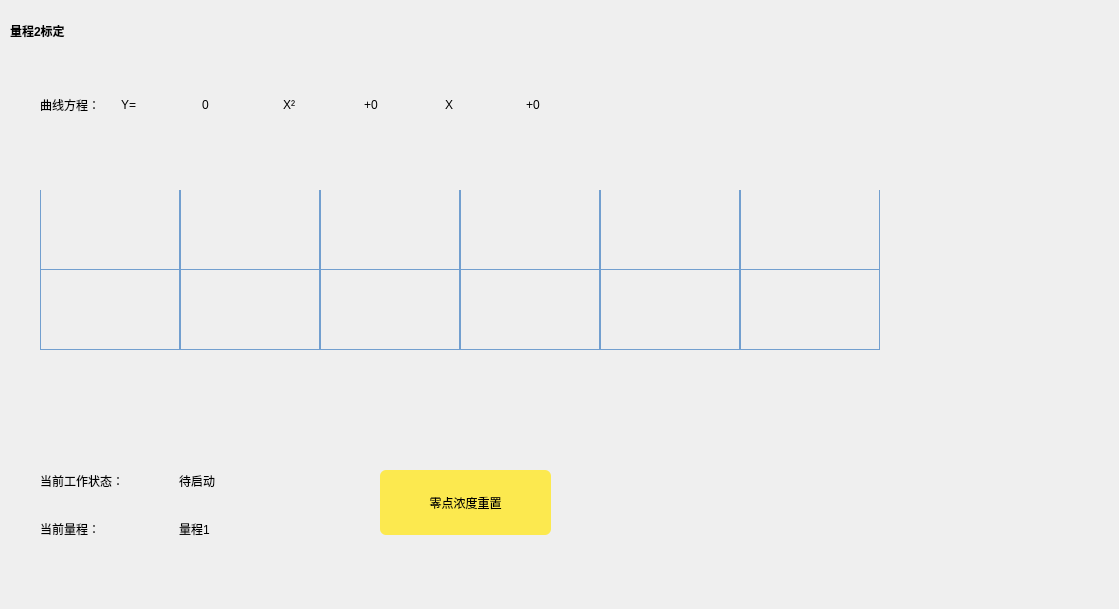
   <widget class="QWidget" name="page_2">
    <widget class="QLabel" name="label_18">
     <property name="geometry">
      <rect>
       <x>10</x>
       <y>10</y>
       <width>161</width>
       <height>41</height>
      </rect>
     </property>
     <property name="styleSheet">
      <string notr="true">background: transparent;
color: rgb(0, 0, 0);
font: 12pt &quot;Ubuntu&quot;;
font-weight: bold; </string>
     </property>
     <property name="text">
      <string>量程2标定</string>
     </property>
    </widget>
    <widget class="QWidget" name="widget_8" native="true">
     <property name="geometry">
      <rect>
       <x>810</x>
       <y>280</y>
       <width>300</width>
       <height>320</height>
      </rect>
     </property>
     <property name="styleSheet">
      <string notr="true">background: transparent;</string>
     </property>
    </widget>
    <widget class="QWidget" name="layoutWidget_2">
     <property name="geometry">
      <rect>
       <x>40</x>
       <y>60</y>
       <width>561</width>
       <height>89</height>
      </rect>
     </property>
     <layout class="QGridLayout" name="gridLayout_10">
      <item row="0" column="5">
       <widget class="QLabel" name="label_97">
        <property name="styleSheet">
         <string notr="true">background: transparent;
color: rgb(0, 0, 0);
font: 12pt &quot;Ubuntu&quot;;</string>
        </property>
        <property name="text">
         <string>X</string>
        </property>
       </widget>
      </item>
      <item row="0" column="2">
       <widget class="QLabel" name="label_12">
        <property name="styleSheet">
         <string notr="true">background: transparent;
color: rgb(0, 0, 0);
font: 12pt &quot;Ubuntu&quot;;</string>
        </property>
        <property name="text">
         <string>0</string>
        </property>
       </widget>
      </item>
      <item row="0" column="0">
       <widget class="QLabel" name="label_13">
        <property name="styleSheet">
         <string notr="true">background: transparent;
color: rgb(0, 0, 0);
font: 12pt &quot;Ubuntu&quot;;
</string>
        </property>
        <property name="text">
         <string>曲线方程：</string>
        </property>
       </widget>
      </item>
      <item row="0" column="4">
       <widget class="QLabel" name="label_99">
        <property name="styleSheet">
         <string notr="true">background: transparent;
color: rgb(0, 0, 0);
font: 12pt &quot;Ubuntu&quot;;</string>
        </property>
        <property name="text">
         <string>+0</string>
        </property>
       </widget>
      </item>
      <item row="0" column="6">
       <widget class="QLabel" name="label_100">
        <property name="styleSheet">
         <string notr="true">background: transparent;
color: rgb(0, 0, 0);
font: 12pt &quot;Ubuntu&quot;;</string>
        </property>
        <property name="text">
         <string>+0</string>
        </property>
       </widget>
      </item>
      <item row="0" column="1">
       <widget class="QLabel" name="label_19">
        <property name="styleSheet">
         <string notr="true">background: transparent;
color: rgb(0, 0, 0);
font: 12pt &quot;Ubuntu&quot;;</string>
        </property>
        <property name="text">
         <string>Y=</string>
        </property>
       </widget>
      </item>
      <item row="0" column="3">
       <widget class="QLabel" name="label_20">
        <property name="styleSheet">
         <string notr="true">background: transparent;
color: rgb(0, 0, 0);
font: 12pt &quot;Ubuntu&quot;;</string>
        </property>
        <property name="text">
         <string>X²</string>
        </property>
       </widget>
      </item>
     </layout>
    </widget>
    <widget class="QTableWidget" name="tableWidget_2">
     <property name="geometry">
      <rect>
       <x>40</x>
       <y>190</y>
       <width>1031</width>
       <height>271</height>
      </rect>
     </property>
     <property name="layoutDirection">
      <enum>Qt::LeftToRight</enum>
     </property>
     <property name="styleSheet">
      <string notr="true">  QTableWidget {
           background: transparent;
		gridline-color: rgb(114, 159, 207);     
	border-radius: 4px; 

 }
QTableWidget::item {
            background: transparent;
           padding: 5px;		
 			text-align: center;
			color: rgb(0, 0, 0);
 			border-left: 1px solid rgb(114, 159, 207);
}
 QHeaderView::section:horizontal {
		background: transparent;
      color: rgb(0, 0, 0);                 
       font-weight: bold;                            
      border: 1px solid rgb(114, 159, 207);
 border-radius: 4px;
	padding: 5px;
height: 50px;
 }
QHeaderView::section:vertical {
    background: transparent;
    color: rgb(0, 0, 0);
    font-weight: bold;
    border: 1px solid rgb(114, 159, 207);
    padding: 5px;
}
 QLineEdit {   
	background: rgb(114, 159, 207);
	color: rgb(239, 41, 41);
 border: 1px solid rgb(114, 159, 207);
 border-radius: 4px;
    }</string>
     </property>
     <property name="verticalScrollBarPolicy">
      <enum>Qt::ScrollBarAlwaysOff</enum>
     </property>
     <property name="horizontalScrollBarPolicy">
      <enum>Qt::ScrollBarAlwaysOff</enum>
     </property>
     <property name="sizeAdjustPolicy">
      <enum>QAbstractScrollArea::AdjustIgnored</enum>
     </property>
     <property name="columnCount">
      <number>6</number>
     </property>
     <attribute name="horizontalHeaderVisible">
      <bool>false</bool>
     </attribute>
     <attribute name="horizontalHeaderDefaultSectionSize">
      <number>140</number>
     </attribute>
     <attribute name="verticalHeaderVisible">
      <bool>false</bool>
     </attribute>
     <attribute name="verticalHeaderMinimumSectionSize">
      <number>50</number>
     </attribute>
     <attribute name="verticalHeaderDefaultSectionSize">
      <number>80</number>
     </attribute>
     <row>
      <property name="text">
       <string>新建行</string>
      </property>
     </row>
     <row>
      <property name="text">
       <string>新建行</string>
      </property>
     </row>
     <column>
      <property name="text">
       <string>标样</string>
      </property>
      <property name="textAlignment">
       <set>AlignCenter</set>
      </property>
     </column>
     <column>
      <property name="text">
       <string>标准浓度</string>
      </property>
      <property name="textAlignment">
       <set>AlignCenter</set>
      </property>
     </column>
     <column>
      <property name="text">
       <string>吸光度</string>
      </property>
      <property name="textAlignment">
       <set>AlignCenter</set>
      </property>
     </column>
     <column>
      <property name="text">
       <string>单点校准</string>
      </property>
      <property name="textAlignment">
       <set>AlignCenter</set>
      </property>
     </column>
     <column>
      <property name="text">
       <string>两点校准</string>
      </property>
      <property name="textAlignment">
       <set>AlignCenter</set>
      </property>
     </column>
     <column>
      <property name="text">
       <string/>
      </property>
      <property name="textAlignment">
       <set>AlignCenter</set>
      </property>
     </column>
     <item row="0" column="0">
      <property name="text">
       <string/>
      </property>
     </item>
     <item row="1" column="0">
      <property name="text">
       <string/>
      </property>
     </item>
    </widget>
    <widget class="QWidget" name="layoutWidget_4">
     <property name="geometry">
      <rect>
       <x>40</x>
       <y>460</y>
       <width>272</width>
       <height>90</height>
      </rect>
     </property>
     <layout class="QGridLayout" name="gridLayout_12">
      <item row="0" column="0">
       <widget class="QLabel" name="label_25">
        <property name="styleSheet">
         <string notr="true">background: transparent;
color: rgb(0, 0, 0);</string>
        </property>
        <property name="text">
         <string>当前工作状态：</string>
        </property>
       </widget>
      </item>
      <item row="0" column="1">
       <widget class="QLabel" name="label_26">
        <property name="styleSheet">
         <string notr="true">background: transparent;
color: rgb(0, 0, 0);</string>
        </property>
        <property name="text">
         <string>待启动</string>
        </property>
       </widget>
      </item>
      <item row="1" column="0">
       <widget class="QLabel" name="label_27">
        <property name="styleSheet">
         <string notr="true">background: transparent;
color: rgb(0, 0, 0);</string>
        </property>
        <property name="text">
         <string>当前量程：</string>
        </property>
       </widget>
      </item>
      <item row="1" column="1">
       <widget class="QLabel" name="label_28">
        <property name="styleSheet">
         <string notr="true">background: transparent;
color: rgb(0, 0, 0);</string>
        </property>
        <property name="text">
         <string>量程1</string>
        </property>
       </widget>
      </item>
     </layout>
    </widget>
    <widget class="QPushButton" name="pushButton_134">
     <property name="geometry">
      <rect>
       <x>380</x>
       <y>470</y>
       <width>171</width>
       <height>65</height>
      </rect>
     </property>
     <property name="sizePolicy">
      <sizepolicy hsizetype="Minimum" vsizetype="Preferred">
       <horstretch>0</horstretch>
       <verstretch>0</verstretch>
      </sizepolicy>
     </property>
     <property name="styleSheet">
      <string notr="true">QPushButton {
	background: rgb(252, 233, 79);
	color: rgb(0, 0, 0);
border-radius: 6px
}
QPushButton:pressed {
	background: rgb(138, 226, 52);
    padding-top: 11px;
    padding-bottom: 9px;
}</string>
     </property>
     <property name="text">
      <string>零点浓度重置</string>
     </property>
    </widget>
   </widget>
